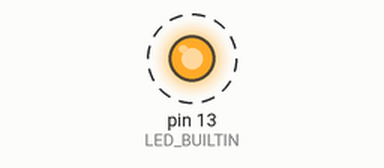
The program below on a simulated Teensy 4. On the bench: output pins drawn as LEDs (lit = HIGH). Dashed ring = blinking.

Above: at 0.1 s.
Timing chart, 0 to 3.0 s (numbered marks = the images above):
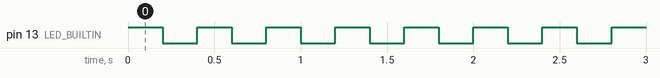

Measured:
- by itself, pin 13 (LED_BUILTIN): alternates HIGH for 0.20 s and LOW for 0.20 s

The program:

main.cpp
```cpp
//
// Created by Bharat Kathi on 8/3/22.
//

/**
 * Blink
 *
 * Turns on an LED on for one second,
 * then off for one second, repeatedly.
 */
#include "Arduino.h"

#ifndef LED_BUILTIN
#define LED_BUILTIN 13
#endif

void setup() {
    // initialize LED digital pin as an output.
    pinMode(LED_BUILTIN, OUTPUT);
}

void loop() {
    // turn the LED on (HIGH is the voltage level)
    digitalWrite(LED_BUILTIN, HIGH);

    // wait for a second
    delay(200);

    // turn the LED off by making the voltage LOW
    digitalWrite(LED_BUILTIN, LOW);

    // wait for a second
    delay(200);
}
```
